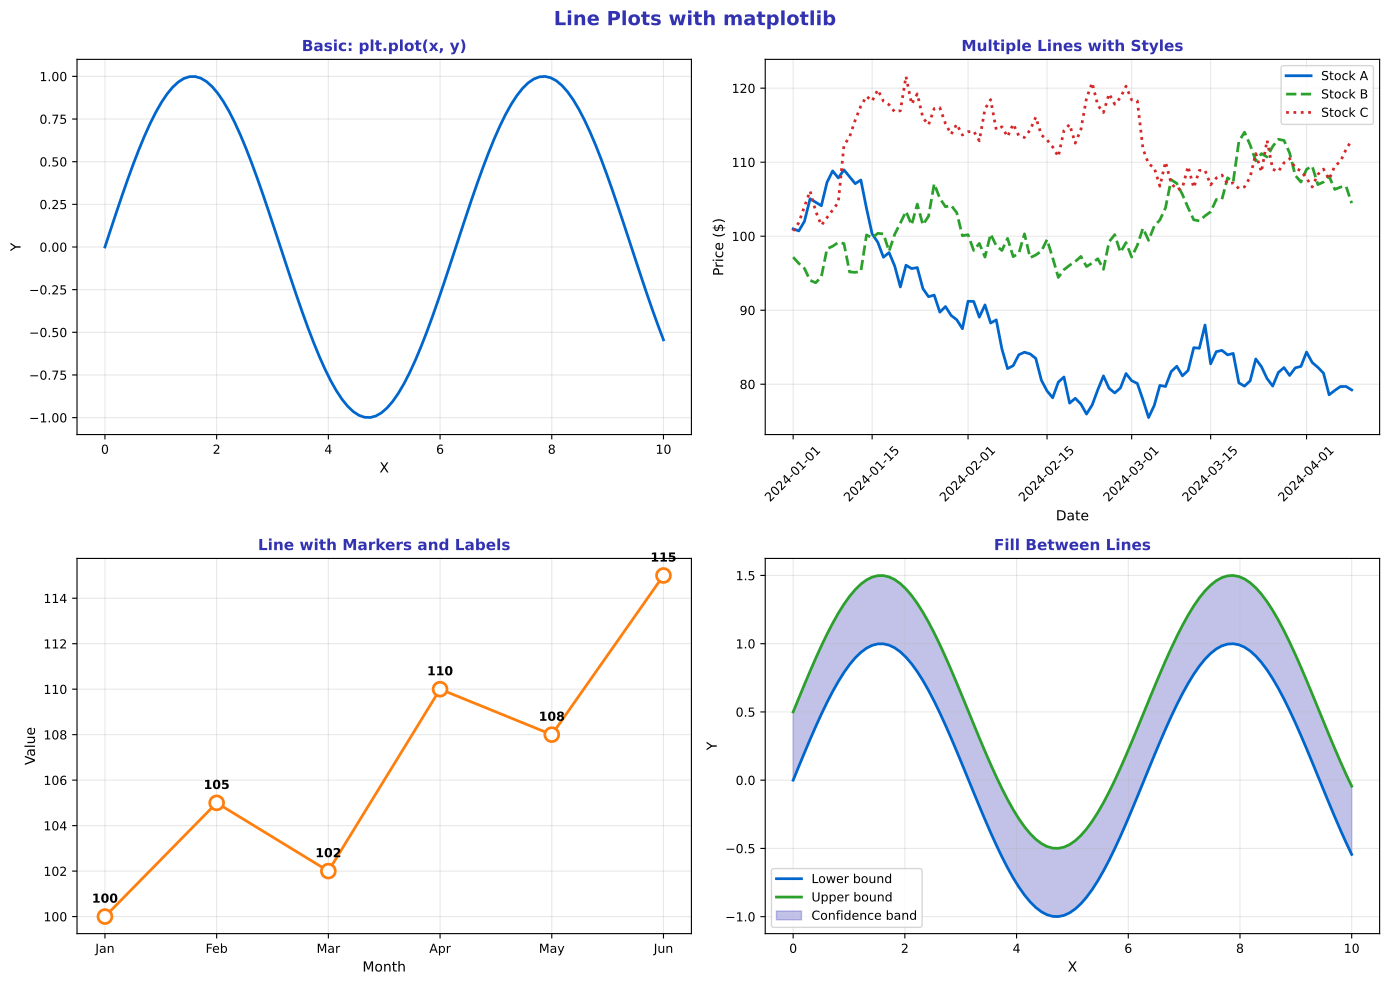

Here is the Python script that generated this plot:
"""Line Plot - Basic line charts"""
import matplotlib.pyplot as plt
import numpy as np
import pandas as pd
from pathlib import Path

plt.rcParams.update({
    'font.size': 10,
    'axes.labelsize': 10,
    'axes.titlesize': 11,
    'xtick.labelsize': 9,
    'ytick.labelsize': 9,
    'legend.fontsize': 9,
    'figure.figsize': (10, 6),
    'figure.dpi': 150
})

MLPURPLE = '#3333B2'
MLLAVENDER = '#ADADE0'
MLBLUE = '#0066CC'
MLORANGE = '#FF7F0E'
MLGREEN = '#2CA02C'
MLRED = '#D62728'

np.random.seed(42)

fig, axes = plt.subplots(2, 2, figsize=(14, 10))
fig.suptitle('Line Plots with matplotlib', fontsize=14, fontweight='bold', color=MLPURPLE)

# Plot 1: Basic line plot
ax1 = axes[0, 0]
x = np.linspace(0, 10, 100)
y = np.sin(x)

ax1.plot(x, y, color=MLBLUE, linewidth=2)
ax1.set_title('Basic: plt.plot(x, y)', fontsize=11, fontweight='bold', color=MLPURPLE)
ax1.set_xlabel('X', fontsize=10)
ax1.set_ylabel('Y', fontsize=10)
ax1.grid(alpha=0.3)

# Plot 2: Multiple lines with styling
ax2 = axes[0, 1]
dates = pd.date_range('2024-01-01', periods=100, freq='D')
price1 = 100 + np.cumsum(np.random.randn(100) * 2)
price2 = 100 + np.cumsum(np.random.randn(100) * 2)
price3 = 100 + np.cumsum(np.random.randn(100) * 2)

ax2.plot(dates, price1, color=MLBLUE, linewidth=2, linestyle='-', label='Stock A')
ax2.plot(dates, price2, color=MLGREEN, linewidth=2, linestyle='--', label='Stock B')
ax2.plot(dates, price3, color=MLRED, linewidth=2, linestyle=':', label='Stock C')

ax2.set_title('Multiple Lines with Styles', fontsize=11, fontweight='bold', color=MLPURPLE)
ax2.set_xlabel('Date', fontsize=10)
ax2.set_ylabel('Price ($)', fontsize=10)
ax2.tick_params(axis='x', rotation=45)
ax2.legend(fontsize=9)
ax2.grid(alpha=0.3)

# Plot 3: Line with markers
ax3 = axes[1, 0]
months = ['Jan', 'Feb', 'Mar', 'Apr', 'May', 'Jun']
values = [100, 105, 102, 110, 108, 115]

ax3.plot(months, values, 'o-', color=MLORANGE, linewidth=2, markersize=10,
         markerfacecolor='white', markeredgewidth=2)

for i, v in enumerate(values):
    ax3.annotate(f'{v}', (i, v), textcoords="offset points",
                 xytext=(0, 10), ha='center', fontsize=9, fontweight='bold')

ax3.set_title('Line with Markers and Labels', fontsize=11, fontweight='bold', color=MLPURPLE)
ax3.set_xlabel('Month', fontsize=10)
ax3.set_ylabel('Value', fontsize=10)
ax3.grid(alpha=0.3)

# Plot 4: Line plot with fill
ax4 = axes[1, 1]
x = np.linspace(0, 10, 100)
y1 = np.sin(x)
y2 = np.sin(x) + 0.5

ax4.plot(x, y1, color=MLBLUE, linewidth=2, label='Lower bound')
ax4.plot(x, y2, color=MLGREEN, linewidth=2, label='Upper bound')
ax4.fill_between(x, y1, y2, alpha=0.3, color=MLPURPLE, label='Confidence band')

ax4.set_title('Fill Between Lines', fontsize=11, fontweight='bold', color=MLPURPLE)
ax4.set_xlabel('X', fontsize=10)
ax4.set_ylabel('Y', fontsize=10)
ax4.legend(fontsize=9)
ax4.grid(alpha=0.3)

plt.tight_layout()
plt.savefig(Path(__file__).parent / 'chart.pdf', dpi=300, bbox_inches='tight')
plt.close()
